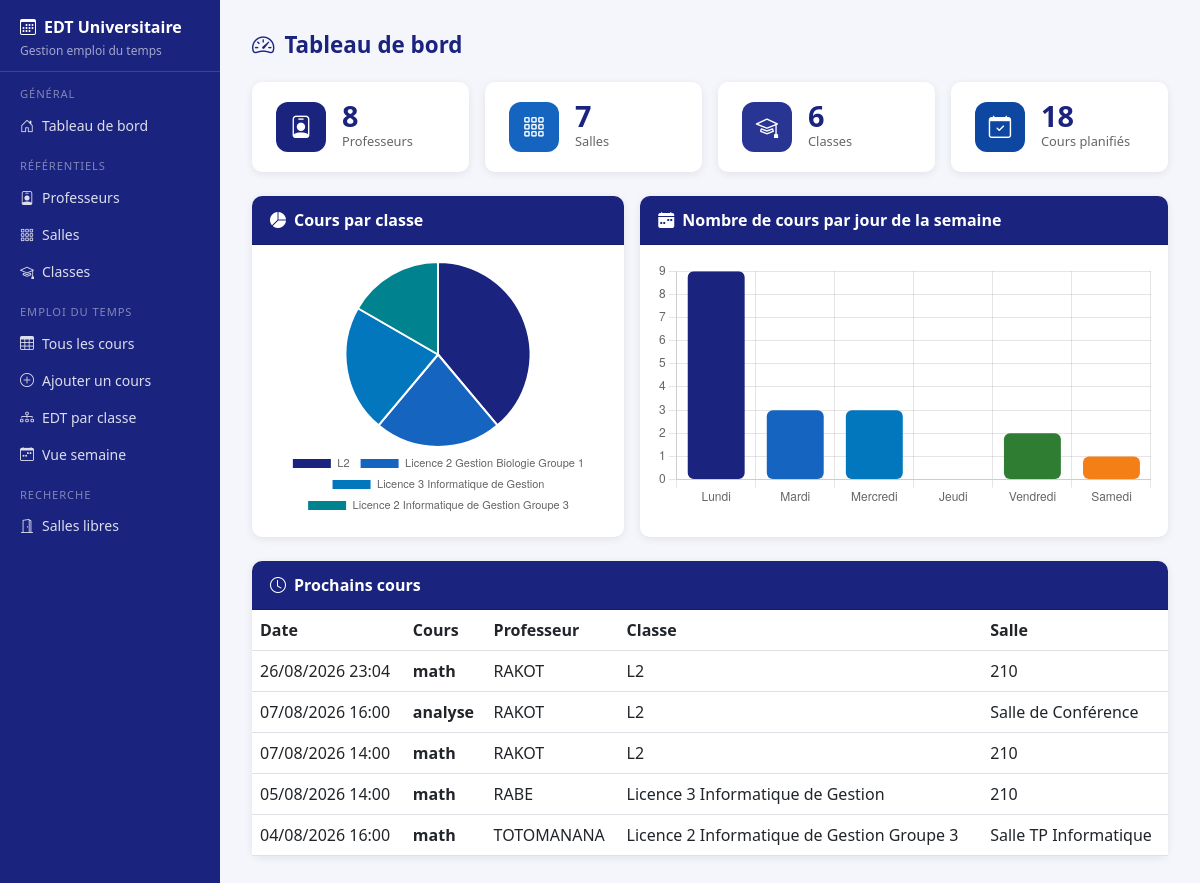
The page / on the database its author committed.
### tables this page shows
CREATE TABLE `edt` (
  `idedt` int(11) NOT NULL,
  `idsalle` int(11) NOT NULL,
  `idprof` varchar(20) NOT NULL,
  `idclasse` varchar(20) NOT NULL,
  `cours` varchar(100) NOT NULL,
  `Date` datetime NOT NULL
);

CREATE TABLE `professeur` (
  `idprof` varchar(20) NOT NULL,
  `Nom` varchar(100) NOT NULL,
  `Prenoms` varchar(100) NOT NULL,
  `Grade` varchar(100) NOT NULL,
  `email` varchar(100) DEFAULT NULL
);

CREATE TABLE `classe` (
  `idclasse` varchar(20) NOT NULL,
  `niveau` varchar(50) NOT NULL
);

CREATE TABLE `salle` (
  `idsalle` int(11) NOT NULL,
  `design` varchar(100) NOT NULL,
  `occupation` enum('Libre','Occupée') DEFAULT 'Libre'
);

### ConnexionBd.php (called while the page is built)
<?php
class Database
{
    private static ?PDO $instance = null;
    public static function getConnection(): PDO
    {
        if (self::$instance === null) {
            $host = getenv('DB_HOST') ?: 'localhost';
            $port = getenv('DB_PORT') ?: '3306';
            $dbname = getenv('DB_NAME') ?: 'gestion_d_emploi_du_temps';
            $user = getenv('DB_USER') ?: 'root';
            $pass = getenv('DB_PASSWORD') ?: '';
            $dsn = "mysql:host={$host};port={$port};dbname={$dbname};charset=utf8mb4";
            self::$instance = new PDO($dsn, $user, $pass, [
                PDO::ATTR_ERRMODE => PDO::ERRMODE_EXCEPTION,
                PDO::ATTR_DEFAULT_FETCH_MODE => PDO::FETCH_ASSOC,
                PDO::ATTR_EMULATE_PREPARES => false
            ]);
        }
        return self::$instance;
    }
}

### model/ProfModel.php (called while the page is built, shortened)
<?php
require_once "ConnexionBd.php";
class ProfModel {
    private ?PDO $pdo;
    public function __construct() {
        $this->pdo = Database::getConnection();
    }
    public function readAll(): array {
        $sql = "SELECT idprof, Nom, Prenoms, Grade, email FROM Professeur";
        $stmt = $this->pdo->query($sql);
        return $stmt->fetchAll(PDO::FETCH_ASSOC);
    }
}

### model/SalleModel.php (called while the page is built, shortened)
<?php
require_once "ConnexionBd.php";
class SalleModel {
    private ?PDO $pdo;
    public function __construct() {
        $this->pdo = Database::getConnection();
    }
    public function readAll(): array {
        $sql = "SELECT * FROM SALLE";
        $stmt = $this->pdo->query($sql);
        return $stmt->fetchAll(PDO::FETCH_ASSOC);
    }
}

### model/ClasseModel.php (called while the page is built, shortened)
<?php
require_once 'ConnexionBd.php';
class ClasseModel {
    private PDO $pdo;
    public function __construct() {
        $this->pdo = Database::getConnection();
    }
    public function readAll(): array {
        $sql = "SELECT * FROM classe";
        $stmt = $this->pdo->query($sql);
        return $stmt->fetchAll(PDO::FETCH_ASSOC);
    }
}

### model/EdtModel.php (called while the page is built, shortened)
<?php
require_once "connexionBd.php";
class EdtModel {
    private PDO $pdo;
    public function __construct() {
        $this->pdo = Database::getConnection();
    }
    public function readAll(): array {
        $sql = "SELECT e.idedt AS id, e.Date AS date, e.*,
                       s.design AS salle_nom, p.Nom AS prof_nom, c.niveau AS classe_nom
                FROM edt e
                JOIN salle s ON s.idsalle = e.idsalle
                JOIN professeur p ON p.idprof = e.idprof
                JOIN classe c ON c.idclasse = e.idclasse
                ORDER BY e.Date DESC";
        $stmt = $this->pdo->query($sql);
        return $stmt->fetchAll(PDO::FETCH_ASSOC);
    }
    public function countByJour(): array {
        $sql = "SELECT DAYOFWEEK(Date) AS jour_num,
                       CASE DAYOFWEEK(Date)
                           WHEN 2 THEN 'Lundi'
                           WHEN 3 THEN 'Mardi'
                           WHEN 4 THEN 'Mercredi'
                           WHEN 5 THEN 'Jeudi'
                           WHEN 6 THEN 'Vendredi'
                           WHEN 7 THEN 'Samedi'
                           ELSE 'Dimanche'
                       END AS label,
                       COUNT(*) AS nb
                FROM edt
                GROUP BY jour_num
                ORDER BY jour_num";
        $stmt = $this->pdo->query($sql);
        return $stmt->fetchAll(PDO::FETCH_ASSOC);
    }
    public function countByClasse(): array {
        $sql = "SELECT c.niveau AS label, COUNT(e.idedt) AS nb
                FROM edt e
                JOIN classe c ON c.idclasse = e.idclasse
                GROUP BY e.idclasse, c.niveau
                ORDER BY nb DESC";
        $stmt = $this->pdo->query($sql);
        return $stmt->fetchAll(PDO::FETCH_ASSOC);
    }
}

### views/accueil.php (the view, shortened to what this page needs)
<?php $pageTitle = "Tableau de bord"; require __DIR__ . '/layout_header.php'; ?>
<div class="page-title"><i class="bi bi-speedometer2"></i>Tableau de bord</div>
<div class="row g-3 mb-4">
  <div class="col-md-3">
    <div class="stat-card">
      <div class="stat-icon" style="background:#1a237e"><i class="bi bi-person-badge"></i></div>
      <div>
        <div class="stat-value"><?= $stats['profs'] ?></div>
        <div class="stat-label">Professeurs</div>
      </div>
    </div>
  </div>
  <div class="col-md-3">
    <div class="stat-card">
      <div class="stat-icon" style="background:#1565c0"><i class="bi bi-grid-3x3-gap"></i></div>
      <div>
        <div class="stat-value"><?= $stats['salles'] ?></div>
        <div class="stat-label">Salles</div>
      </div>
    </div>
  </div>
  <div class="col-md-3">
    <div class="stat-card">
      <div class="stat-icon" style="background:#283593"><i class="bi bi-mortarboard"></i></div>
      <div>
        <div class="stat-value"><?= $stats['classes'] ?></div>
        <div class="stat-label">Classes</div>
      </div>
    </div>
  </div>
  <div class="col-md-3">
    <div class="stat-card">
      <div class="stat-icon" style="background:#0d47a1"><i class="bi bi-calendar-check"></i></div>
      <div>
        <div class="stat-value"><?= $stats['cours'] ?></div>
        <div class="stat-label">Cours planifiés</div>
      </div>
    </div>
  </div>
</div>
<div class="row g-3 mb-4">
  <div class="col-md-5">
    <div class="card h-100">
      <div class="card-header"><i class="bi bi-pie-chart-fill me-2"></i>Cours par classe</div>
      <div class="card-body d-flex justify-content-center align-items-center">
        <canvas id="chartParClasse" style="max-height:260px"></canvas>
      </div>
    </div>
  </div>
  <div class="col-md-7">
    <div class="card h-100">
      <div class="card-header"><i class="bi bi-calendar-week-fill me-2"></i>Nombre de cours par jour de la semaine</div>
      <div class="card-body">
        <canvas id="chartParJour" style="max-height:260px"></canvas>
      </div>
    </div>
  </div>
</div>
<div class="card">
  <div class="card-header"><i class="bi bi-clock me-2"></i>Prochains cours</div>
  <div class="card-body p-0">
    <table class="table table-hover mb-0">
      <thead><tr><th>Date</th><th>Cours</th><th>Professeur</th><th>Classe</th><th>Salle</th></tr></thead>
      <tbody>
      <?php if (empty($prochains)): ?>
        <tr><td colspan="5" class="text-center text-muted py-4">Aucun cours planifié.</td></tr>
      <?php else: foreach ($prochains as $c): ?>
        <tr>
          <td><?= htmlspecialchars(date('d/m/Y H:i', strtotime($c['Date']))) ?></td>
          <td><strong><?= htmlspecialchars($c['cours']) ?></strong></td>
          <td><?= htmlspecialchars($c['prof_nom']) ?></td>
          <td><?= htmlspecialchars($c['classe_nom']) ?></td>
          <td><?= htmlspecialchars($c['salle_nom']) ?></td>
        </tr>
      <?php endforeach; endif; ?>
      </tbody>
    </table>
  </div>
</div>
<script>
// Données PHP → JavaScript
const dataClasse = <?= json_encode($coursParClasse) ?>;
const dataJour   = <?= json_encode($coursParJour) ?>;
// Jours complets de la semaine (même si certains ont 0 cours)
const tousLesJours = ['Lundi','Mardi','Mercredi','Jeudi','Vendredi','Samedi'];
const nbParJour = tousLesJours.map(j => {
    const found = dataJour.find(d => d.label === j);
    return found ? parseInt(found.nb) : 0;
});
const couleurs = [
  '#1a237e','#1565c0','#0277bd','#00838f',
  '#2e7d32','#f57f17','#e65100','#ad1457',
  '#6a1b9a','#4527a0'
];
// Diagramme circulaire
new Chart(document.getElementById('chartParClasse'), {
  type: 'pie',
  data: {
    labels: dataClasse.map(d => d.label),
    datasets: [{
      data: dataClasse.map(d => d.nb),
      backgroundColor: couleurs.slice(0, dataClasse.length),
      borderWidth: 2,
      borderColor: '#fff'
    }]
  },
  options: {
    responsive: true,
    plugins: {
      legend: { position: 'bottom', labels: { font: { size: 11 } } }
    }
  }
});
// Histogramme cours par jour
new Chart(document.getElementById('chartParJour'), {
  type: 'bar',
  data: {
    labels: tousLesJours,
    datasets: [{
      label: 'Nombre de cours',
      data: nbParJour,
      backgroundColor: [
        '#1a237e','#1565c0','#0277bd','#00838f','#2e7d32','#f57f17'
      ],
      borderRadius: 6,
      borderSkipped: false
    }]
  },
  options: {
    responsive: true,
    plugins: { legend: { display: false } },
    scales: { y: { beginAtZero: true, ticks: { stepSize: 1 } } }
  }
});
</script>
<?php require __DIR__ . '/layout_footer.php'; ?>

### index.php (shortened to what this page needs)
<?php
$action = $_GET['action'] ?? 'accueil';
if ($action === 'accueil') {
    require_once __DIR__ . '/Model/ProfModel.php';
    require_once __DIR__ . '/Model/SalleModel.php';
    require_once __DIR__ . '/Model/ClasseModel.php';
    require_once __DIR__ . '/Model/EdtModel.php';
    $stats = [
        'profs'   => count((new ProfModel())->readAll()),
        'salles'  => count((new SalleModel())->readAll()),
        'classes' => count((new ClasseModel())->readAll()),
        'cours'   => count((new EdtModel())->readAll()),
    ];
    $prochains        = array_slice((new EdtModel())->readAll(), 0, 5);
    $coursParClasse   = (new EdtModel())->countByClasse();
    $coursParJour     = (new EdtModel())->countByJour();
    require __DIR__ . '/views/accueil.php';
    exit;
}

### views/layout_header.php (shortened to what this page needs)
<!DOCTYPE html>
<html lang="fr">
<head>
  <link href="https://cdn.jsdelivr.net/npm/bootstrap@5.3.0/dist/css/bootstrap.min.css" rel="stylesheet">
  <link href="https://cdn.jsdelivr.net/npm/bootstrap-icons@1.10.5/font/bootstrap-icons.css" rel="stylesheet">
</head>
<body>
<nav class="sidebar">
  <div class="sidebar-brand">
    <h6><i class="bi bi-calendar3 me-2"></i>EDT Universitaire</h6>
    <small>Gestion emploi du temps</small>
  </div>
  <div class="sidebar-section">Général</div>
  <a href="index.php"><i class="bi bi-house-door"></i>Tableau de bord</a>
  <div class="sidebar-section">Référentiels</div>
  <a href="index.php?action=professeurs"><i class="bi bi-person-badge"></i>Professeurs</a>
  <a href="index.php?action=salles"><i class="bi bi-grid-3x3-gap"></i>Salles</a>
  <a href="index.php?action=classes"><i class="bi bi-mortarboard"></i>Classes</a>
  <div class="sidebar-section">Emploi du Temps</div>
  <a href="index.php?action=edt"><i class="bi bi-table"></i>Tous les cours</a>
  <a href="index.php?action=edt_new"><i class="bi bi-plus-circle"></i>Ajouter un cours</a>
  <a href="index.php?action=edt_classe"><i class="bi bi-diagram-3"></i>EDT par classe</a>
  <a href="index.php?action=edt_semaine"><i class="bi bi-calendar-week"></i>Vue semaine</a>
  <div class="sidebar-section">Recherche</div>
  <a href="index.php?action=salles_libres"><i class="bi bi-door-open"></i>Salles libres</a>
</nav>
<div class="main-content">

### views/layout_footer.php (shortened to what this page needs)
</div>
</body>
</html>

### views/layout_header.php (style rules this page uses)
body { display: flex; min-height: 100vh; background: #f4f6fb; }
.sidebar { width: 220px; min-height: 100vh; background: #1a237e; color: #fff; padding: 0; flex-shrink: 0; }
.sidebar-brand { padding: 18px 20px 10px; border-bottom: 1px solid rgba(255,255,255,.15); }
.sidebar-brand h6 { color: #fff; font-weight: 700; margin: 0; font-size: 1rem; }
.sidebar-brand small { color: rgba(255,255,255,.6); font-size: .75rem; }
.sidebar-section { padding: 14px 20px 4px; font-size: .7rem; text-transform: uppercase; color: rgba(255,255,255,.45); letter-spacing: .08em; }
.sidebar a { display: flex; align-items: center; gap: 8px; padding: 8px 20px; color: rgba(255,255,255,.85); text-decoration: none; font-size: .875rem; transition: background .15s; }
.main-content { flex: 1; padding: 28px 32px; max-width: calc(100vw - 220px); }
.page-title { font-size: 1.4rem; font-weight: 700; color: #1a237e; margin-bottom: 20px; display: flex; align-items: center; gap: 10px; }
.card { border: none; border-radius: 10px; box-shadow: 0 2px 8px rgba(0,0,0,.08); }
.card-header { background: #1a237e; color: #fff; font-weight: 600; border-radius: 10px 10px 0 0 !important; padding: 12px 18px; }
.stat-card { background: #fff; border-radius: 10px; padding: 20px 24px; box-shadow: 0 2px 8px rgba(0,0,0,.08); display: flex; align-items: center; gap: 16px; }
.stat-icon { width: 50px; height: 50px; border-radius: 12px; display: flex; align-items: center; justify-content: center; font-size: 1.4rem; color: #fff; }
.stat-value { font-size: 1.8rem; font-weight: 700; color: #1a237e; line-height: 1; }
.stat-label { font-size: .8rem; color: #666; margin-top: 2px; }

### rows shown on the page
edt: Date "26/08/2026 23:04", cours "math", idprof.Nom "RAKOT", idclasse.niveau "L2", idsalle.design "210"
edt: Date "07/08/2026 16:00", cours "analyse", idprof.Nom "RAKOT", idclasse.niveau "L2", idsalle.design "Salle de Conférence"
edt: Date "07/08/2026 14:00", cours "math", idprof.Nom "RAKOT", idclasse.niveau "L2", idsalle.design "210"
edt: Date "05/08/2026 14:00", cours "math", idprof.Nom "RABE", idclasse.niveau "Licence 3 Informatique de Gestion", idsalle.design "210"
edt: Date "04/08/2026 16:00", cours "math", idprof.Nom "TOTOMANANA", idclasse.niveau "Licence 2 Informatique de Gestion Groupe 3", idsalle.design "Salle TP Informatique"

### other values the page prints
$stats['profs'] "8"
$stats['salles'] "7"
$stats['classes'] "6"
$stats['cours'] "18"
chart data {{ json_encode($coursParClasse) }} [{"label":"L2","nb":7},{"label":"Licence 2 Gestion Biologie Groupe 1","nb":4},{"label":"Licence 3 Informatique de Gestion","nb":4},{"label":"Licence 2 Informatique de Gestion Groupe 3","nb":3}]
